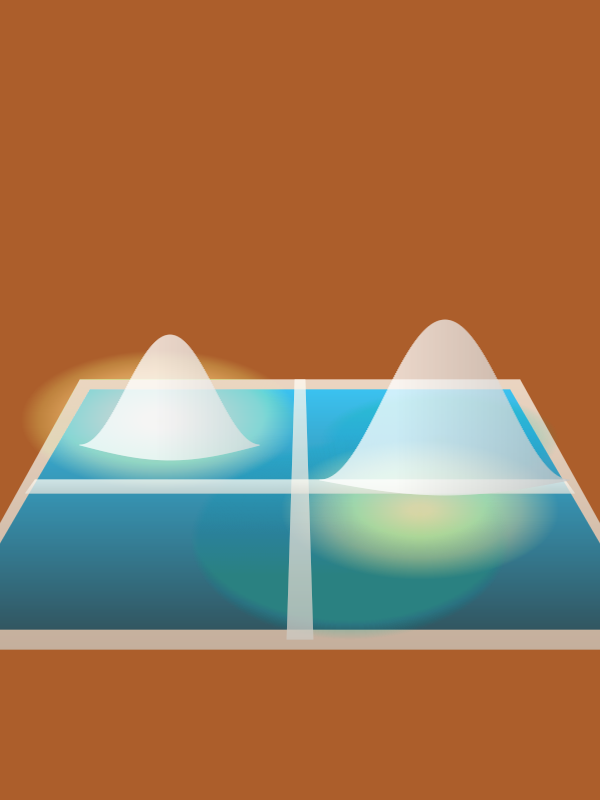
Frame 1 (no input)
Frame 60 (no input): identical to frame 1, image omitted
Frame 120 (the mouse pressed at the canvas centre since frame 60): identical to frame 1, image omitted

The p5.js sketch that drew this single still picture (run headless with seeded random() and noise() and a simulated clock; from frame 60 on, the mouse is pressed at the canvas centre):

// p5.js sketch
// ── sketch.js
function setup() {
  let w = 600;
  let h = 800;
  createCanvas(w, h);
}

function draw() {
  background(172, 94, 43);
  noStroke();
  drawWater();
  let cx = width / 2;
  let cy = height / 2;

  //gradient
  fill(0, 173, 184, 3);
  drawGradient(cx + 50, cy + 140, 320, 200);

  fill(0, 173, 184, 3);
  drawGradient(cx + 140, cy + 40, 240, 100);

  fill(226, 255, 165, 3);
  drawGradient(cx + 120, cy + 110, 280, 140);

  fill(226, 255, 165, 3);
  drawGradient(cx - 140, cy + 20, 280, 140);

  drawFrame();

  drawSalt(cx - 220, cy - 10, 180, 55);

  drawSalt(cx + 20, cy, 250, 80);

  function drawSalt(x, y, w, h) {
    translate(x, y);
    let a = 0.0;
    let inc = TWO_PI / w;
    let b = 0.0;
    let incb = TWO_PI / (2 * w);
    for (let i = 0; i < w; i++) {
      stroke(280 - i / 3);
      line(i, h + sin(b) * 15.0, i, cos(a) * h);
      a = a + inc;
      b = b + incb;
    }
    translate(-x, -y);
  }

  // for (let i = 0; i < 150; i++) {
  //   line(200 + i, 50, 200 + i, 50 + sin(b) * 10.0);
  //   b = b + incb;
  // }
}

//x,y는 위치, rx는 가로폭, ry는 세로폭
function drawGradient(x, y, rx, ry) {
  // let hc = 100 / 140;
  for (let i = ry; i > 0; --i) {
    ellipse(x, y, rx - (rx / ry) * i, ry - i);
  }
}

function drawWater() {
  let cx = width / 2;
  let cy = height / 2;
  //물 배경
  push();
  colorMode(HSB);
  //프레임
  for (let i = 0; i < 270; i++) {
    let g = (100 - 80) / 270;
    let xi = 150 / 270;
    stroke(42, 5, 100 - g * i);
    line(cx - 220 - xi * i, cy - 20 + i, cx + 220 + xi * i, cy - 20 + i);
  }

  //물
  for (let i = 0; i < 240; i++) {
    let g = (100 - 30) / 240;
    let xi = 140 / 240;
    stroke(196, 199, 100 - g * i);
    line(cx - 210 - xi * i, cy - 10 + i, cx + 210 + xi * i, cy - 10 + i);
  }
  pop();
}

function drawFrame() {
  let cx = width / 2;
  let cy = height / 2;
  //십자 프레임
  push();
  colorMode(HSB);
  for (let i = 0; i < 260; i++) {
    let g = (100 - 80) / 260;
    let xi = 8 / 260;
    stroke(42, 5, 100 - g * i);
    line(cx - 5 - xi * i, cy - 20 + i, cx + 5 + xi * i, cy - 20 + i);
  }

  for (let i = 0; i < 14; i++) {
    let g = (100 - 90) / 14;
    let xi = 10 / 14;
    stroke(42, 5, 100 - g * i);
    line(cx - 265 - xi * i, cy + 80 + i, cx + 265 + xi * i, cy + 80 + i);
  }
  pop();
}
